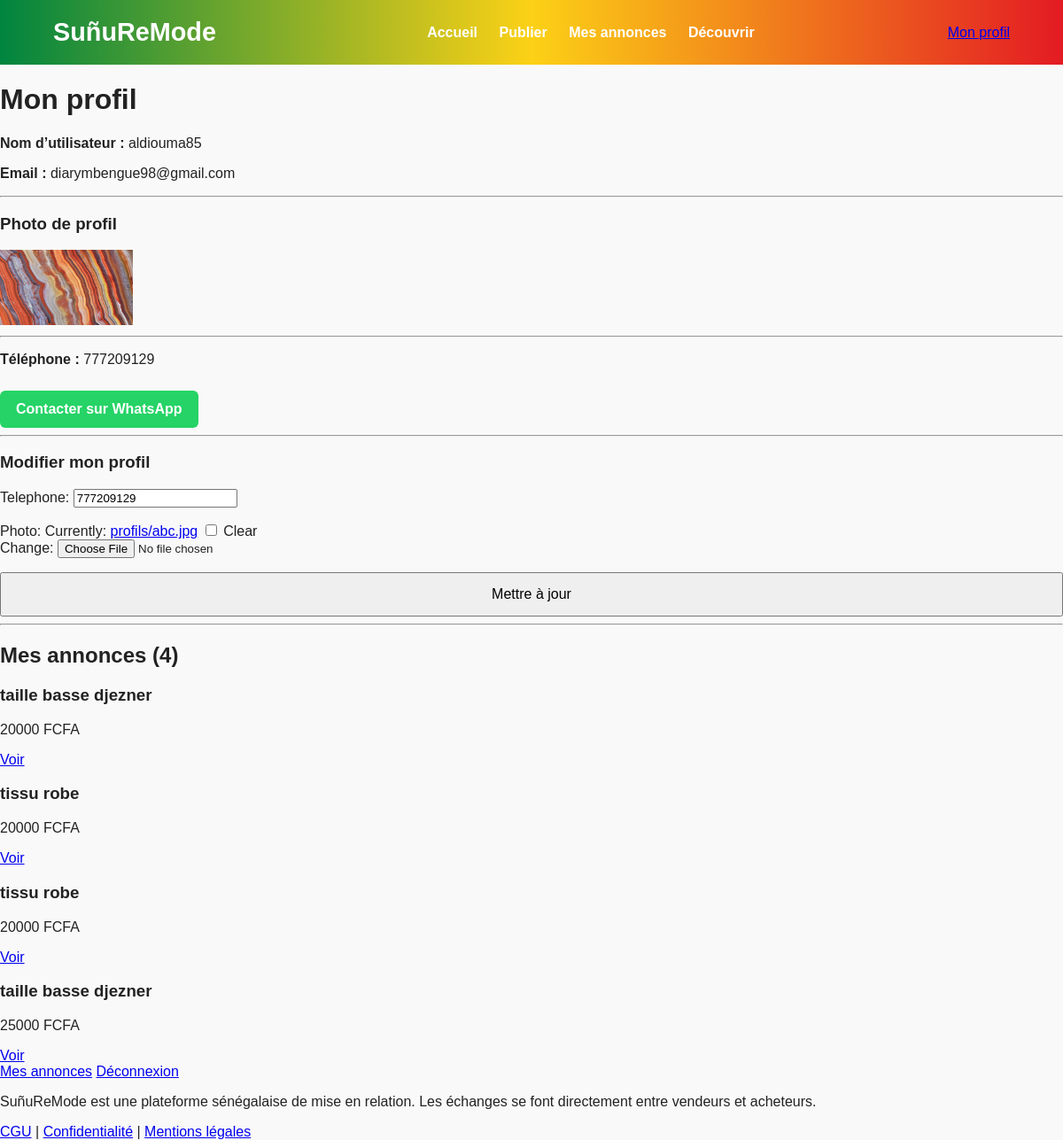
The app's page /profil/ (signed in) with its own data.
### core/models.py (models this page shows, shortened)
class Profil(models.Model):
    user = models.OneToOneField(User, on_delete=models.CASCADE)
    telephone = models.CharField(max_length=20, blank=True)
    photo = models.ImageField(upload_to='profils/', blank=True, null=True)

class Annonce(models.Model):
    CATEGORIES = [
        ('wax', 'Wax'),
        ('bazin', 'Bazin'),
        ('djezner', 'Djezner'),
        ('tchioup', 'Tchioup'),
        ('tissu', 'Tissu'),
    ]
    auteur = models.ForeignKey(User, on_delete=models.CASCADE)
    titre = models.CharField(max_length=200)
    description = models.TextField()
    prix = models.IntegerField()
    categorie = models.CharField(max_length=50)
    image = models.ImageField(upload_to='annonces/', blank=True, null=True)

### core/views.py (the view)
# urls.py: path('profil/', views.profil, name='profil'),
@login_required
def profil(request):
    profil, created = Profil.objects.get_or_create(user=request.user)
    annonces = Annonce.objects.filter(auteur=request.user)
    if request.method == 'POST':
        form = ProfilForm(request.POST, request.FILES, instance=profil)
        if form.is_valid():
            form.save()
            messages.success(request, "Profil mis à jour avec succès")
            return redirect('profil')
    else:
        form = ProfilForm(instance=profil)
    return render(request, 'core/profil.html', {
        'profil': profil,
        'form': form,
        'annonces': annonces
    })

### core/forms.py
class ProfilForm(forms.ModelForm):
    class Meta:
        model = Profil
        fields = ['telephone', 'photo']

### core/templates/core/profil.html (shortened to what this page needs)
{% extends 'core/base.html' %}
{% block content %}
<h1>Mon profil</h1>
<p><strong>Nom d’utilisateur :</strong> {{ user.username }}</p>
<p><strong>Email :</strong> {{ user.email }}</p>
<hr>
<h3>Photo de profil</h3>
{% if profil.photo %}
    <img src="{{ profil.photo.url }}" alt="Photo de profil" class="photo-profil" style="max-width:150px;">
{% else %}
    <p>Aucune photo de profil</p>
{% endif %}
<hr>
<p><strong>Téléphone :</strong> {{ profil.telephone }}</p>
{% if profil.telephone %}
    <a href="https://wa.me/221{{ profil.telephone }}"
       class="btn-whatsapp"
       target="_blank">
        Contacter sur WhatsApp
    </a>
{% endif %}
<hr>
<h3>Modifier mon profil</h3>
<form method="POST" enctype="multipart/form-data">
    {{ form.as_p }}
    <button type="submit">Mettre à jour</button>
</form>
<hr>
<h2>Mes annonces ({{ annonces.count }})</h2>
{% for annonce in annonces %}
    <div>
        <h3>{{ annonce.titre }}</h3>
        <p>{{ annonce.prix }} FCFA</p>
        <a href="{% url 'detail_annonce' annonce.id %}">Voir</a>
    </div>
{% empty %}
    <p>Aucune annonce publiée.</p>
{% endfor %}
{% endblock %}

### core/static/core/style.css (style rules this page uses)
:root { --vert-senegal: #00853f; --jaune-senegal: #fcd116; --rouge-senegal: #e31b23; }
body { font-family: Arial, sans-serif; margin: 0; background-color: #f9f9f9; color: #222; }
.btn-whatsapp { display: inline-block; margin-top: 10px; padding: 12px 18px; background-color: #25D366; color: white; text-decoration: none; border-radius: 6px; font-weight: bold; }
button, .btn { width: 100%; padding: 14px; font-size: 16px; }

### records on screen
Profil: photo (picture), telephone "777209129"
Annonce: titre "taille basse djezner", prix "20000"
Annonce: titre "tissu robe", prix "20000"
Annonce: titre "tissu robe", prix "20000"
Annonce: titre "taille basse djezner", prix "25000"

### other values on screen
{{ user.username }} "aldiouma85"
{{ user.email }} "diarymbengue98@gmail.com"
{{ annonces.count }} "4"
